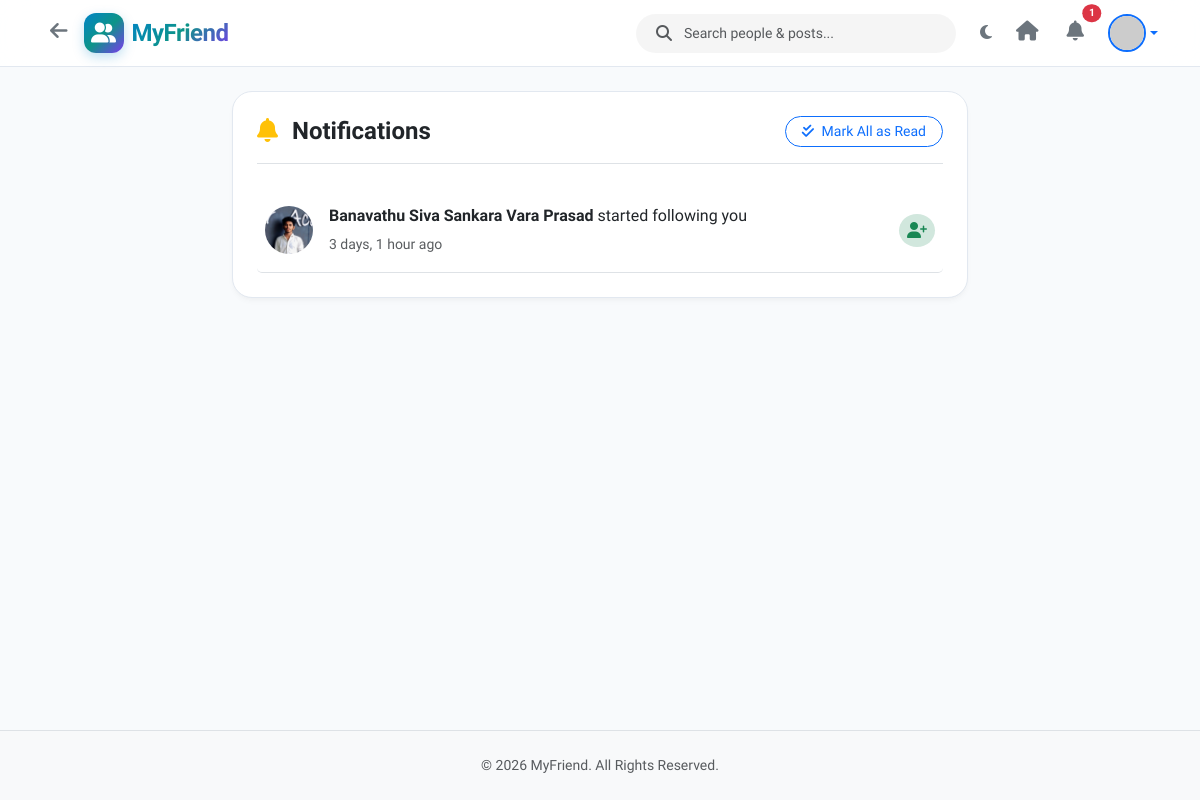
The page /notifications/ (signed in) on the database its author committed.
### app/models.py (models this page shows, shortened)
class Notification(models.Model):
    NOTIFICATION_TYPES = (
        ('like', 'Like'),
        ('comment', 'Comment'),
        ('follow', 'Follow'),
    )
    sender = models.ForeignKey(User, on_delete=models.CASCADE, related_name='sent_notifications')
    receiver = models.ForeignKey(User, on_delete=models.CASCADE, related_name='notifications')
    notification_type = models.CharField(max_length=20, choices=NOTIFICATION_TYPES)
    post = models.ForeignKey(Post, on_delete=models.CASCADE, null=True, blank=True, related_name='notifications')
    is_read = models.BooleanField(default=False)
    created_at = models.DateTimeField(auto_now_add=True)
    class Meta:
        ordering = ['-created_at']

class UserProfile(models.Model):
    user = models.OneToOneField(User, on_delete=models.CASCADE, related_name='profile')
    profile_image = models.ImageField(upload_to='profile_pics/', blank=True, null=True)
    cover_image = models.ImageField(upload_to='cover_pics/', blank=True, null=True)
    bio = models.TextField(max_length=500, blank=True, null=True)
    location = models.CharField(max_length=100, blank=True, null=True)
    website = models.URLField(max_length=200, blank=True, null=True)
    created_at = models.DateTimeField(auto_now_add=True)
    @property
    def avatar_url(self):
        if self.profile_image and hasattr(self.profile_image, 'url'):
            return self.profile_image.url
        return f"https://ui-avatars.com/api/?name={self.user.username}&background=0284c7&color=fff&size=150"

### app/views.py (the view)
# urls.py: path('notifications/', views.notifications_view, name='notifications'),
@login_required
def notifications_view(request):
    notifications = Notification.objects.filter(receiver=request.user).select_related('sender', 'sender__profile', 'post')
    context = {
        'notifications': notifications,
    }
    return render(request, 'notifications.html', context)

### app/views.py (called while the page is built)
def unread_notifications_context(request):
    if request.user.is_authenticated:
        count = Notification.objects.filter(receiver=request.user, is_read=False).count()
        return {'unread_notifications_count': count}
    return {'unread_notifications_count': 0}

### templates/notifications.html (shortened to what this page needs)
{% extends 'base.html' %}
{% load static %}
{% block content %}
<div class="container">
    <div class="row justify-content-center">
        <div class="col-lg-8">
            <div class="card card-connecthub p-4">
                <div class="d-flex align-items-center justify-content-between mb-4 border-bottom pb-3">
                    <h4 class="fw-bold mb-0">
                        <i class="fas fa-bell text-warning me-2"></i> Notifications
                    </h4>
                    {% if notifications %}
                    <button id="mark-notifications-read-btn" class="btn btn-sm btn-outline-primary rounded-pill px-3">
                        <i class="fas fa-check-double me-1"></i> Mark All as Read
                    </button>
                    {% endif %}
                </div>
                {% if notifications %}
                    <div class="list-group list-group-flush border-0">
                        {% for notif in notifications %}
                        <div class="list-group-item bg-transparent border-bottom py-3 px-2 notification-item {% if not notif.is_read %}unread{% endif %}">
                            <div class="d-flex align-items-center justify-content-between">
                                <div class="d-flex align-items-center gap-3">
                                    <a href="{% url 'profile' username=notif.sender.username %}">
                                        <img src="{{ notif.sender.profile.avatar_url }}" class="avatar-md" alt="Avatar">
                                    </a>
                                    <div>
                                        <div class="mb-1">
                                            <a href="{% url 'profile' username=notif.sender.username %}" class="fw-bold text-decoration-none text-reset">
                                                {{ notif.sender.get_full_name|default:notif.sender.username }}
                                            </a>
                                            {% if notif.notification_type == 'like' %}
                                                liked your post
                                            {% elif notif.notification_type == 'comment' %}
                                                commented on your post
                                            {% elif notif.notification_type == 'follow' %}
                                                started following you
                                            {% endif %}
                                        </div>
                                        <span class="text-muted small">{{ notif.created_at|timesince }} ago</span>
                                    </div>
                                </div>
                                <div class="d-flex align-items-center gap-2">
                                    {% if notif.notification_type == 'like' %}
                                        <span class="badge bg-danger-subtle text-danger rounded-circle p-2 fs-6"><i class="fas fa-heart"></i></span>
                                    {% elif notif.notification_type == 'comment' %}
                                        <span class="badge bg-primary-subtle text-primary rounded-circle p-2 fs-6"><i class="fas fa-comment"></i></span>
                                    {% elif notif.notification_type == 'follow' %}
                                        <span class="badge bg-success-subtle text-success rounded-circle p-2 fs-6"><i class="fas fa-user-plus"></i></span>
                                    {% endif %}
                                </div>
                            </div>
                        </div>
                        {% endfor %}
                    </div>
                {% else %}
                    <div class="text-center py-5 text-muted">
                        <i class="fas fa-bell-slash display-4 mb-3"></i>
                        <p class="mb-0">No notifications yet. Activity will show up here!</p>
                    </div>
                {% endif %}
            </div>
        </div>
    </div>
</div>
{% endblock %}

### static/css/style.css (style rules this page uses)
:root { --primary-gradient: linear-gradient(135deg, #0284c7 0%, #0d9488 50%, #7c3aed 100%); --accent-blue: #0284c7; --accent-teal: #0d9488; --accent-purple: #7c3aed; --accent-hover: #0369a1; --heart-color: #f43f5e; --bookmark-color: #f59e0b; --whatsapp-color: #25d366; --bg-body-light: #f8fafc; --bg-card-light: #ffffff; --text-primary-light: #0f172a; --text-secondary-light: #64748b; --border-color-light: #e2e8f0; --glass-bg-light: rgba(255, 255, 255, 0.88); --bg-body-dark: #090d16; --bg-card-dark: #131c2e; --text-primary-dark: #f8fafc; --text-secondary-dark: #94a3b8; --border-color-dark: #1e293b; --glass-bg-dark: rgba(19, 28, 46, 0.88); --transition-fast: 0.2s cubic-bezier(0.4, 0, 0.2, 1); --transition-bounce: 0.4s cubic-bezier(0.68, -0.55, 0.265, 1.55); }
body { font-family: 'Plus Jakarta Sans', 'Inter', system-ui, -apple-system, sans-serif; background-color: var(--bg-body-light); color: var(--text-primary-light); transition: background-color var(--transition-fast), color var(--transition-fast); min-height: 100vh; display: flex; flex-direction: column; }
.card-connecthub { background-color: var(--bg-card-light); border: 1px solid var(--border-color-light); border-radius: 1.25rem; box-shadow: 0 4px 6px -1px rgba(0, 0, 0, 0.03), 0 2px 4px -1px rgba(0, 0, 0, 0.02); transition: transform var(--transition-fast), box-shadow var(--transition-fast), background-color var(--transition-fast); }
.avatar-md { width: 48px; height: 48px; border-radius: 50%; object-fit: cover; }
.notification-item { border-left: 3px solid transparent; transition: background-color var(--transition-fast); }
.notification-item.unread { background-color: rgba(2, 132, 199, 0.06); border-left-color: var(--accent-blue); }

### rows shown on the page
Notification: sender.profile.avatar_url (picture), sender.get_full_name "Banavathu Siva Sankara Vara Prasad", notification_type "started following you", created_at "3 days, 1 hour"

### other values the page prints
{{ unread_notifications_count }} "1"
